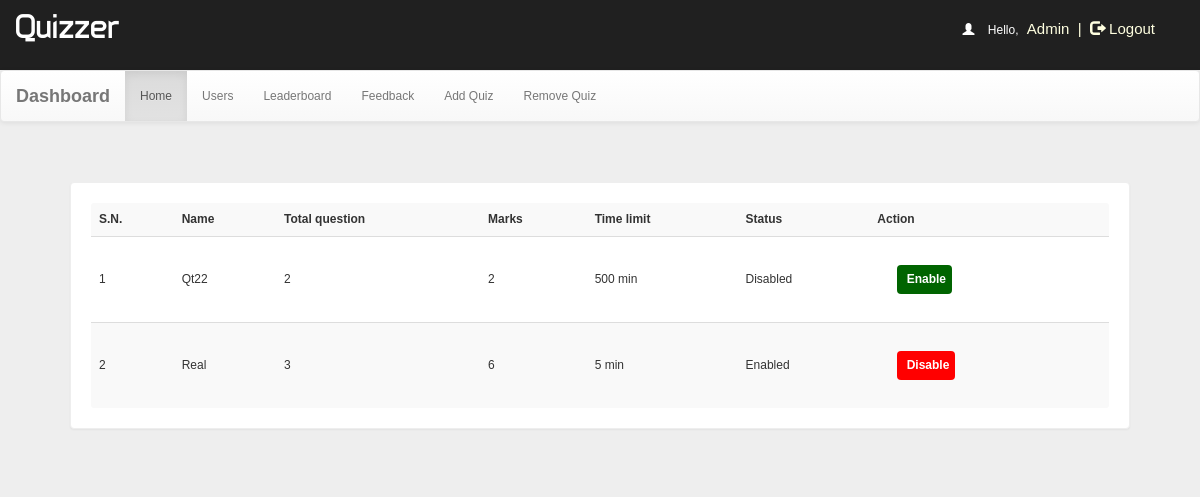
The page /app/dash.php?q=0 (signed in) on the database as committed earlier.
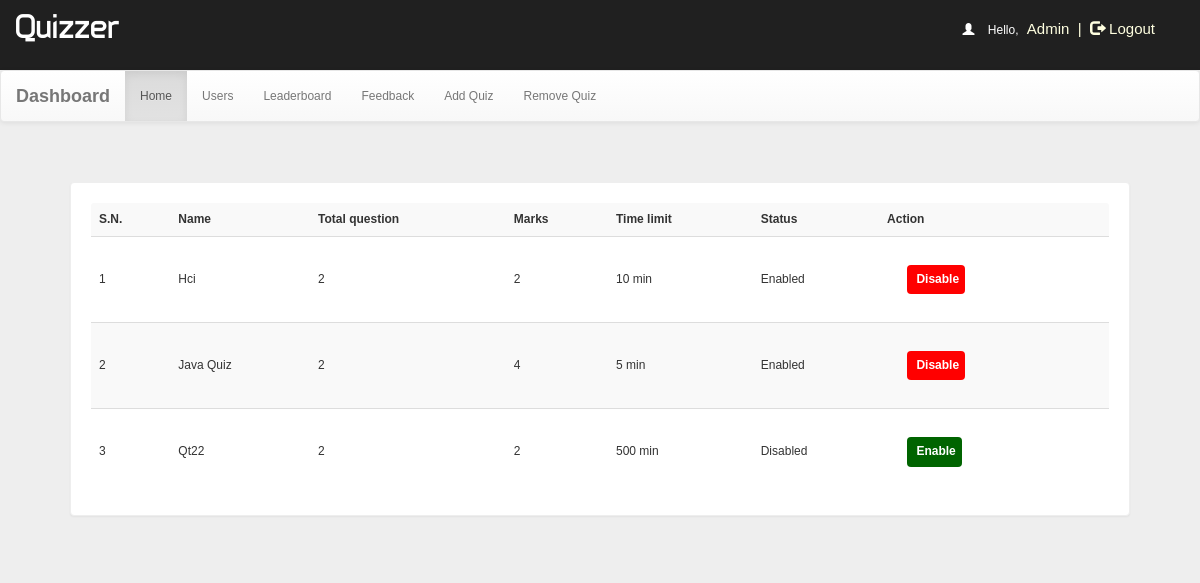
The same page on the database as committed later.
### tables this page shows
CREATE TABLE `quiz` (
  `id` int(11) NOT NULL,
  `eid` text NOT NULL,
  `title` varchar(100) NOT NULL,
  `correct` int(11) NOT NULL,
  `wrong` int(11) NOT NULL,
  `total` int(11) NOT NULL,
  `time` bigint(20) NOT NULL,
  `date` timestamp NOT NULL DEFAULT current_timestamp() ON UPDATE current_timestamp(),
  `status` varchar(16) NOT NULL
);

### app/dash.php (the view, shortened to what this page needs)
<!DOCTYPE html PUBLIC "-//W3C//DTD XHTML 1.0 Transitional//EN" "http://www.w3.org/TR/xhtml1/DTD/xhtml1-transitional.dtd">
<html xmlns="http://www.w3.org/1999/xhtml">
<head>
<link  rel="stylesheet" href="css/bootstrap.min.css"/>
 <link  rel="stylesheet" href="css/bootstrap-theme.min.css"/>
 <link rel="stylesheet" href="css/main.css">
 <link  rel="stylesheet" href="css/font.css">
</head>
<body  style="background:#eee;">
<body  style="background:#eee;">
<div class="header">
<div class="row">
<div class="col-lg-6">
<span class="logo">Quizzer</span></div>
<?php
include_once 'dbConnection.php';
if (!(isset($_SESSION['username']))  || ($_SESSION['key']) != '54585c506829293a2d4c3b68543b316e2e7a2d277858545a36362e5f39') {
    session_destroy();
    header("location:index.php");
} else {
    $name     = $_SESSION['name'];
    echo '<span class="pull-right top title1" ><span style="color:white"><span class="glyphicon glyphicon-user" aria-hidden="true"></span>&nbsp;&nbsp;&nbsp;&nbsp;Hello,</span> <span class="log log1" style="color:lightyellow">' . $name . '&nbsp;&nbsp;|&nbsp;&nbsp;<a href="logout.php?q=account.php" style="color:lightyellow"><span class="glyphicon glyphicon-log-out" aria-hidden="true"></span>&nbsp;Logout</button></a></span>';
}
?>
</div></div>
<nav class="navbar navbar-default title1">
  <div class="container-fluid">
    <div class="navbar-header">
      <a class="navbar-brand" href="dash.php?q=0"><b>Dashboard</b></a>
    </div>
    <div class="collapse navbar-collapse" id="bs-example-navbar-collapse-1">
      <ul class="nav navbar-nav">
        <li <?php
if (@$_GET['q'] == 0)
    echo 'class="active"';
?>><a href="dash.php?q=0">Home<span class="sr-only">(current)</span></a></li>
        <li <?php
if (@$_GET['q'] == 1)
    echo 'class="active"';
?>><a href="dash.php?q=1">Users</a></li>
    <li <?php
if (@$_GET['q'] == 2)
    echo 'class="active"';
?>><a href="dash.php?q=2">Leaderboard</a></li>
    <li <?php
if (@$_GET['q'] == 3)
    echo 'class="active"';
?>><a href="dash.php?q=3">Feedback</a></li>
        <li <?php
if (@$_GET['q'] == 4)
    echo 'class="active"';
?>><a href="dash.php?q=4">Add Quiz</a></li>
        <li <?php
if (@$_GET['q'] == 5)
    echo 'class="active"';
?>><a href="dash.php?q=5">Remove Quiz</a></li>
      </ul>
          </div>
  </div>
</nav>
<div class="container">
<div class="row">
<div class="col-md-12">
<?php
if (@$_GET['q'] == 0) {
    $result = mysqli_query($con, "SELECT * FROM quiz ORDER BY date DESC") or die('Error');
    echo '<div class="panel"><table class="table table-striped title1"  style="vertical-align:middle">
<tr><td style="vertical-align:middle"><b>S.N.</b></td><td style="vertical-align:middle"><b>Name</b></td><td style="vertical-align:middle"><b>Total question</b></td><td style="vertical-align:middle"><b>Marks</b></td><td style="vertical-align:middle"><b>Time limit</b></td><td style="vertical-align:middle"><b>Status</b></td><td style="vertical-align:middle"><b>Action</b></td></tr>';
    $c = 1;
    while ($row = mysqli_fetch_array($result)) {
        $title   = $row['title'];
        $total   = $row['total'];
        $correct = $row['correct'];
        $time    = $row['time'];
        $eid     = $row['eid'];
        $status  = $row['status'];
        if ($status == "enabled") {
            echo '<tr><td style="vertical-align:middle">' . $c++ . '</td><td style="vertical-align:middle">' . $title . '</td><td style="vertical-align:middle">' . $total . '</td><td style="vertical-align:middle">' . $correct * $total . '</td><td style="vertical-align:middle">' . $time . '&nbsp;min</td><td style="vertical-align:middle">Enabled</td>
  <td style="vertical-align:middle"><b><a href="update.php?deidquiz=' . $eid . '" class="btn logb" style="color:#FFFFFF;background:#ff0000;font-size:12px;padding:5px;">&nbsp;<span><b>Disable</b></span></a></b></td></tr>';
        } else {
            echo '<tr><td style="vertical-align:middle">' . $c++ . '</td><td style="vertical-align:middle">' . $title . '</td><td style="vertical-align:middle">' . $total . '</td><td style="vertical-align:middle">' . $correct * $total . '</td><td style="vertical-align:middle">' . $time . '&nbsp;min</td><td style="vertical-align:middle">Disabled</td>
  <td style="vertical-align:middle"><b><a href="update.php?eeidquiz=' . $eid . '" class="btn logb" style="color:#FFFFFF;background:darkgreen;font-size:12px;padding:5px;">&nbsp;<span><b>Enable</b></span></a></b></td></tr>';
        }
    }
}
?>
</div>
</div></div>
</body>
</html>

Rows that differ between the two databases and show on the page:
removed quiz: title "Real", total "3", $correct * $total "6", time "5"
added quiz: title "Hci", total "2", $correct*$total "2", time "10"
added quiz: title "Java Quiz", total "2", $correct * $total "4", time "5"
